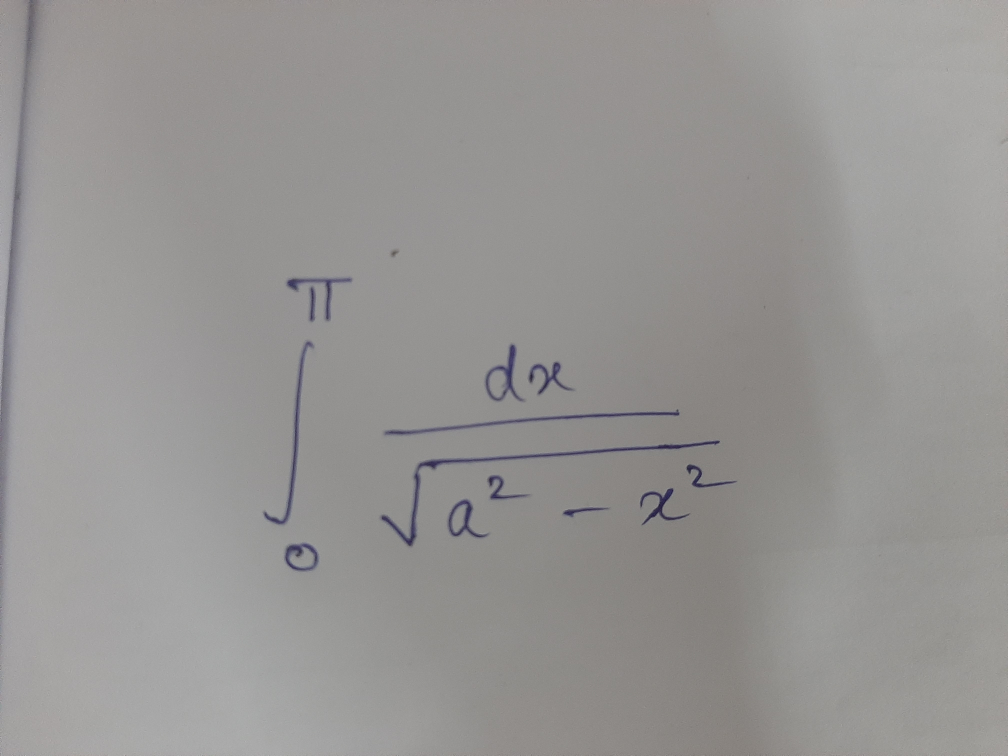
#> input picture segmentation/test3.jpg, 4032 x 3024 px (shown at 1/4 size)
$ python segmentation.py
#> lines starting #> are read from the running program, lines starting #| are printed output that depends on the picture; after the words box and inside, x2 and y2 are one past the last pixel; in counts of white or black regions, pixels touching at a corner belong together
import os
import numpy as np
import cv2
from matplotlib import pyplot as plt

original_image = cv2.imread(os.path.join(os.path.dirname(__file__), "test3.jpg"))
#> original_image is the input picture: shape (3024, 4032, 3); mean B, G, R 147.2, 148.7, 150.4
image = original_image.copy()

gray = cv2.cvtColor(image, cv2.COLOR_BGR2GRAY)
blurred = cv2.GaussianBlur(gray, (3,3), 0)
thresh = cv2.threshold(blurred, 90, 255, cv2.THRESH_BINARY_INV)[1]
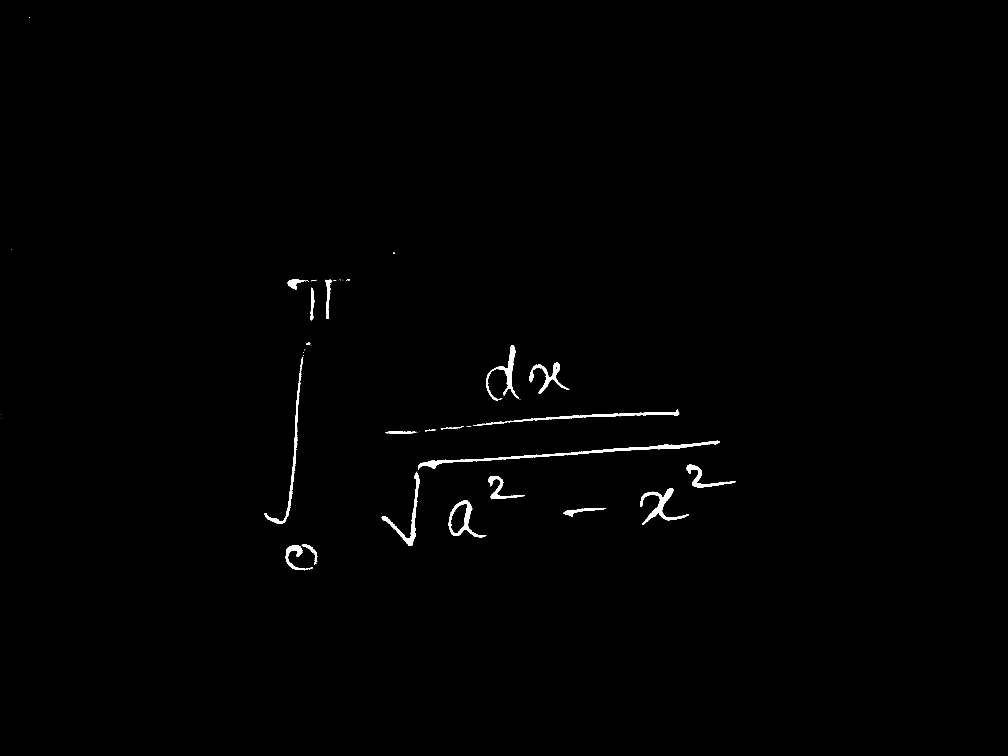
#> thresh: shape (3024, 4032) (shown at 1/4 size); 0.53% white; 80 white regions (51 under 20 px), largest, box (x1, y1, x2, y2) and area: (1672, 1763, 2879, 1880) 11568, (1901, 1638, 2717, 1704) 6077, (2561, 1953, 2756, 2100) 5793
kernel = cv2.getStructuringElement(cv2.MORPH_RECT, (3,3))
dilate = cv2.dilate(thresh, kernel , iterations=12)
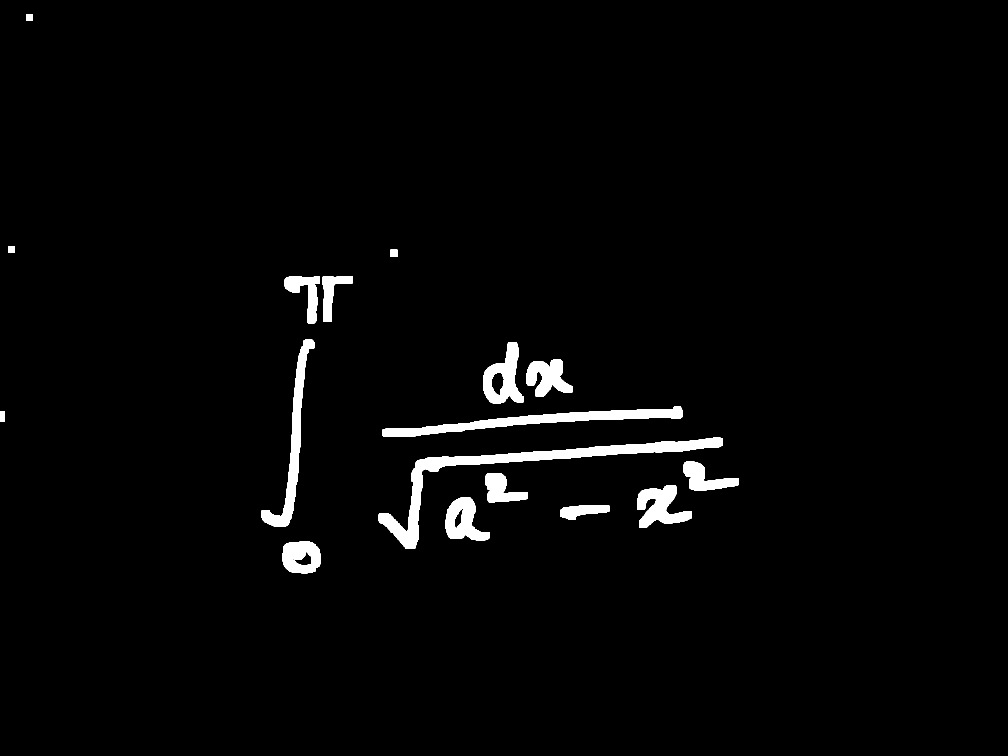
#> dilate: shape (3024, 4032) (shown at 1/4 size); 2.3% white; 18 white regions

#cv2.imshow("thresh", thresh)
#cv2.imshow("dilate", dilate)

cnts = cv2.findContours(dilate.copy(), cv2.RETR_TREE, cv2.CHAIN_APPROX_SIMPLE)
#> cnts = 21 contours; largest, box (x1, y1, x2, y2) and area: (1515, 1751, 2891, 2195) 62202, (1531, 1626, 2729, 1748) 38504, (1046, 1357, 1257, 2107) 28802, (1932, 1369, 2093, 1614) 22881, (2549, 1941, 2768, 2112) 19336
cnts = cnts[0] if len(cnts) == 2 else cnts[1]


threshold_min_area = 0
threshold_max_area = 100000

area = []
box_coordinates=[]

for c in cnts:
    x,y,w,h = cv2.boundingRect(c)
    area.append(cv2.contourArea(c))
    box_coordinates.append((x,y,w,h))
#> this loop made 21 passes
#> (x, y, w, h) on passes 1 to 8: (1130, 2165, 151, 128), (1168, 2206, 80, 57), (2242, 2020, 195, 59), (1782, 1989, 175, 172), (1817, 2032, 37, 82), (2549, 1941, 219, 171), (1942, 1892, 170, 117), (2735, 1846, 220, 116)
#> after the loop, area = [16488, 2146, 7086, 18321, 1480, 19336.5, 10876.5, 12158.5, 62202, 712.5, 38503.5, 15910, 22881, 3316, 28802, 5128.5, 8642.5, 5830.5, 776.5, 600, 648.5]; box_coordinates = 21 items, first 6: (1130, 2165, 151, 128), (1168, 2206, 80, 57), (2242, 2020, 195, 59), (1782, 1989, 175, 172), (1817, 2032, 37, 82), (2549, 1941, 219, 171)


mean_area = sum(area)/len(area)
#> mean_area = 13421.2

idx=0
for bcor in box_coordinates:
	if(area[idx]>mean_area/2):
		cv2.rectangle(original_image, (bcor[0],bcor[1]), (bcor[0]+bcor[2], bcor[1]+bcor[3]), (0,255,0),10)

	idx+=1
#> this loop made 21 passes
#> after the loop, idx = 21


plt.imshow(original_image,'gray')
plt.show()
cv2.waitKey(0)
#Random change to commit

$ run again, with segmentation/test1.jpg copied over segmentation/test3.jpg
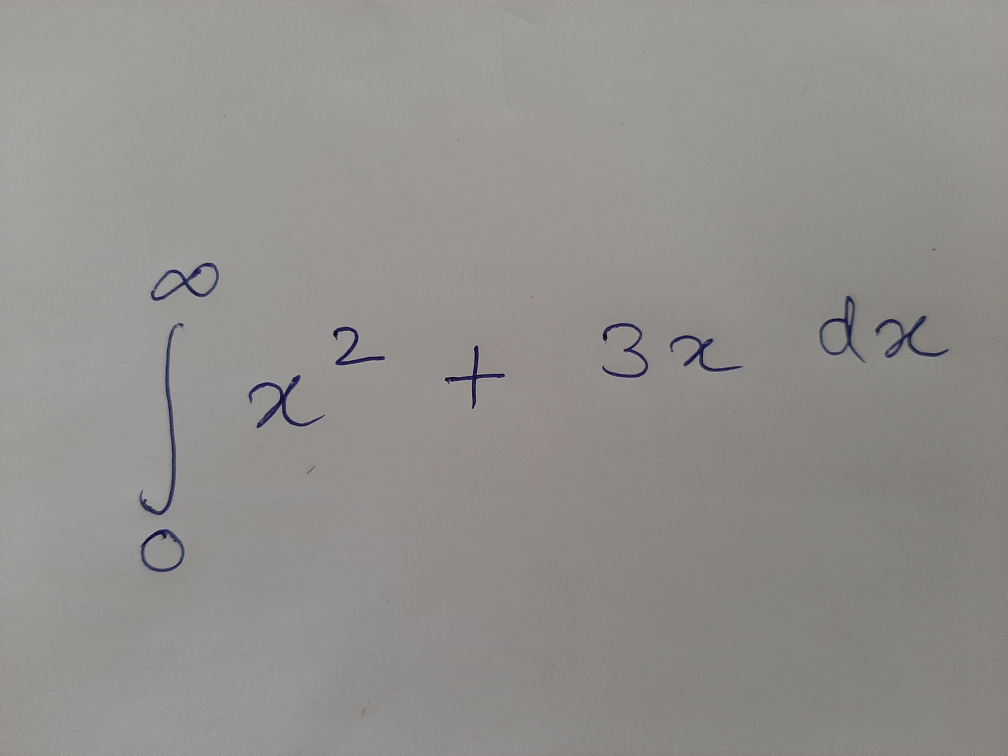
#> input picture segmentation/test1.jpg, 4032 x 3024 px (shown at 1/4 size)
#> original_image is the input picture: shape (3024, 4032, 3); mean B, G, R 141, 144.3, 146.3
#> `thresh = cv2.threshold(blurred, 90, 255, cv2.THRESH_BINARY_INV)[1]`:
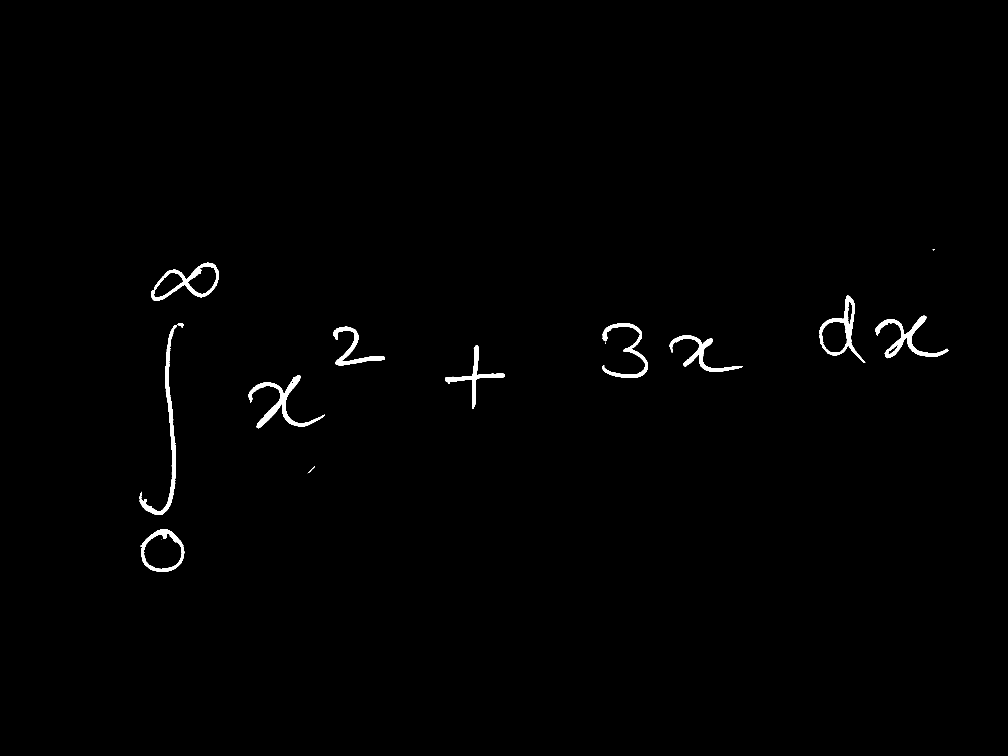
#> thresh: shape (3024, 4032) (shown at 1/4 size); 0.7% white; 17 white regions (4 under 20 px), largest, box (x1, y1, x2, y2) and area: (559, 1300, 707, 2060) 12134, (995, 1500, 1300, 1713) 10838, (3501, 1263, 3794, 1433) 9708
#> `dilate = cv2.dilate(thresh, kernel , iterations=12)`:
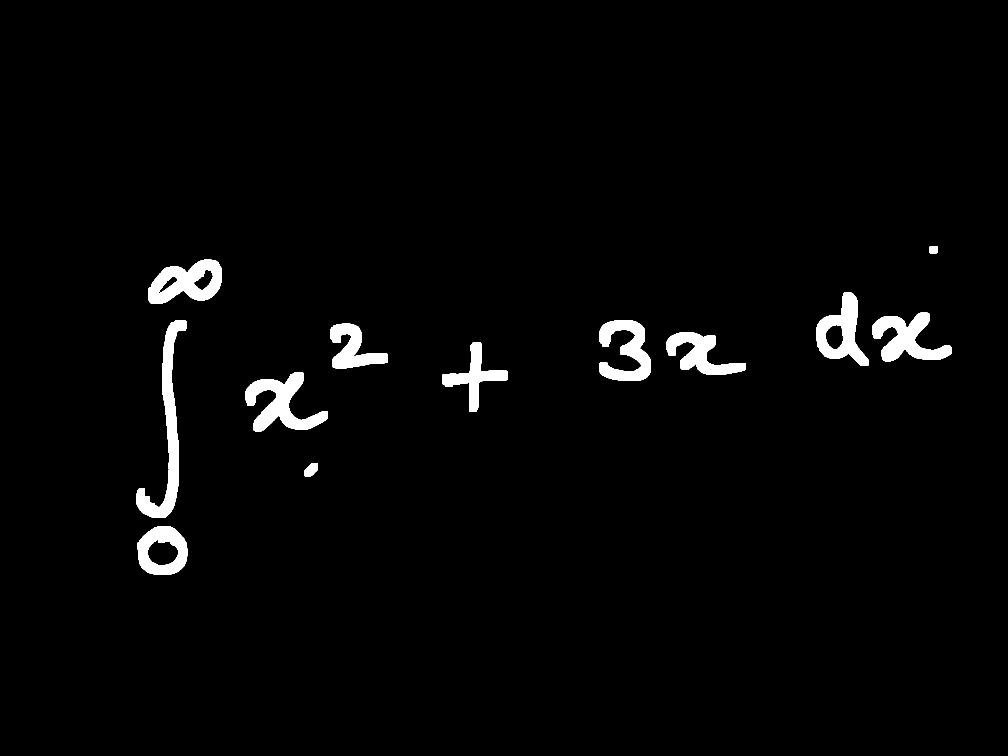
#> dilate: shape (3024, 4032) (shown at 1/4 size); 2.3% white; 12 white regions
#> cnts = 16 contours; largest, box (x1, y1, x2, y2) and area: (547, 1280, 747, 2072) 38470, (592, 1039, 887, 1215) 35122, (983, 1488, 1312, 1725) 32190, (3266, 1171, 3473, 1463) 32019, (551, 2104, 749, 2299) 31215
#> the loop `for c in cnts:` made 16 passes
#> (x, y, w, h) on passes 1 to 8: (551, 2104, 198, 195), (588, 2156, 128, 108), (1219, 1852, 53, 53), (983, 1488, 329, 237), (1768, 1370, 263, 278), (2667, 1329, 315, 169), (1320, 1295, 232, 178), (2397, 1281, 207, 242)
#> after the loop `for c in cnts:`: area = [31215, 9383, 1966, 32190, 19919, 23322, 19837.5, 26031, 38470, 29040, 32019, 5411.5, 35122.5, 1795.5, 3403, 860.5]; box_coordinates = 16 items, first 6: (551, 2104, 198, 195), (588, 2156, 128, 108), (1219, 1852, 53, 53), (983, 1488, 329, 237), (1768, 1370, 263, 278), (2667, 1329, 315, 169)
#> mean_area = 19374.1
#> the loop `for bcor in box_coordinates:` made 16 passes
#> after the loop `for bcor in box_coordinates:`: idx = 16

$ run again, with segmentation/test2.jpg copied over segmentation/test3.jpg
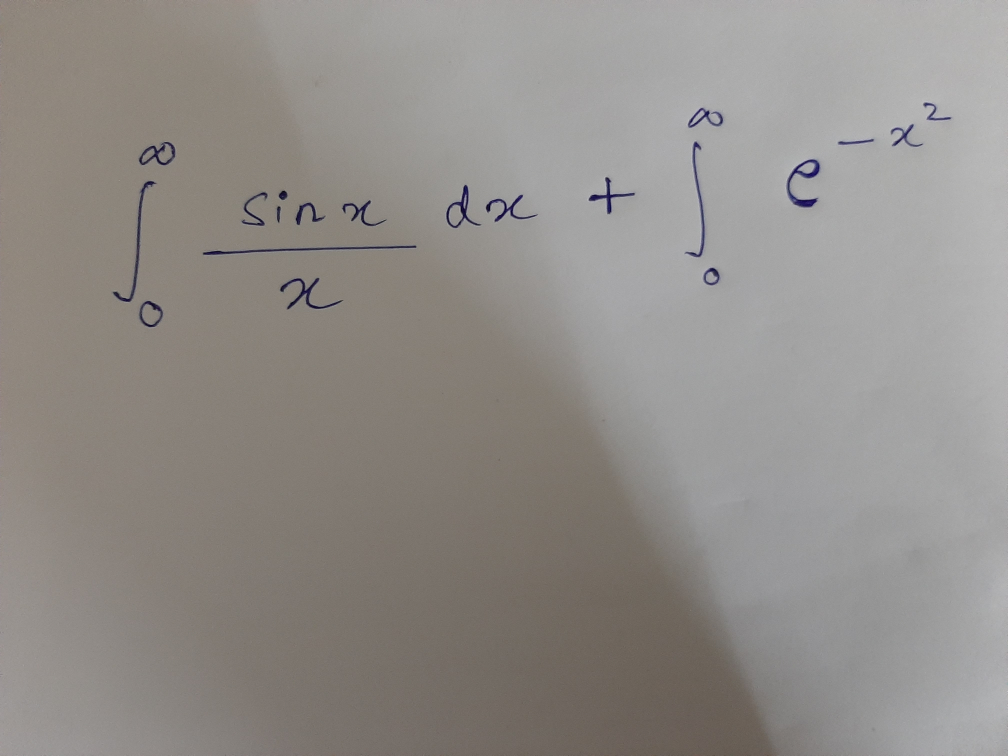
#> input picture segmentation/test2.jpg, 4032 x 3024 px (shown at 1/4 size)
#> original_image is the input picture: shape (3024, 4032, 3); mean B, G, R 137.7, 141.7, 145.8
#> `thresh = cv2.threshold(blurred, 90, 255, cv2.THRESH_BINARY_INV)[1]`:
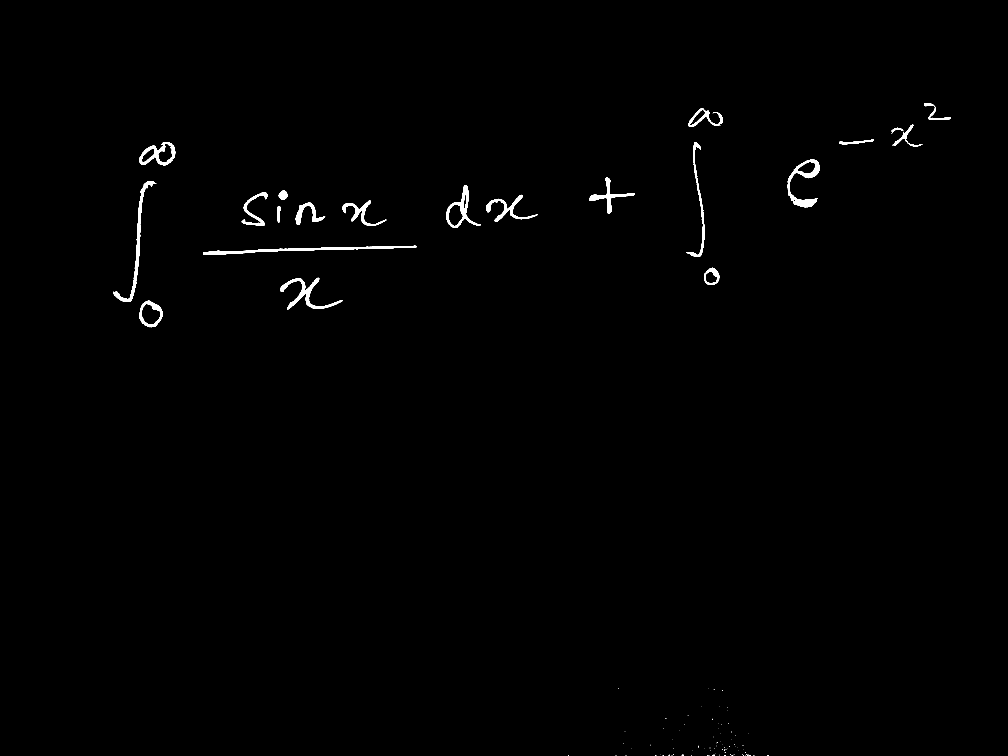
#> thresh: shape (3024, 4032) (shown at 1/4 size); 0.57% white; 116 white regions (90 under 20 px), largest, box (x1, y1, x2, y2) and area: (812, 982, 1666, 1020) 7370, (452, 725, 625, 1207) 6787, (3151, 638, 3278, 829) 6382
#> dilate: shape (3024, 4032); 2.5% white; 46 white regions
#> cnts = 54 contours; largest, box (x1, y1, x2, y2) and area: (800, 970, 1678, 1032) 28728, (440, 713, 637, 1219) 23448, (1108, 1099, 1384, 1250) 21358, (3139, 626, 3290, 841) 19837, (2732, 556, 2830, 1040) 18506
#> the loop `for c in cnts:` made 54 passes
#> (x, y, w, h) on passes 3, 4, 5, 7, 8, 12, 13, 14: (2260, 3009, 26, 15), (3056, 3008, 30, 16), (2713, 3006, 33, 18), (2610, 2981, 98, 43), (2588, 2967, 26, 26), (2753, 2915, 276, 109), (2923, 2996, 18, 11), (2870, 2990, 9, 15)
#> after the loop `for c in cnts:`: area = 54 values, max 28728.5 at index 33, min 61 at index 13, mean 5658.9; box_coordinates = 54 items, first 6: (2491, 3010, 26, 14), (2451, 3010, 26, 14), (2260, 3009, 26, 15), (3056, 3008, 30, 16), (2713, 3006, 33, 18), (2512, 2982, 25, 25)
#> mean_area = 5658.9
#> the loop `for bcor in box_coordinates:` made 54 passes
#> after the loop `for bcor in box_coordinates:`:
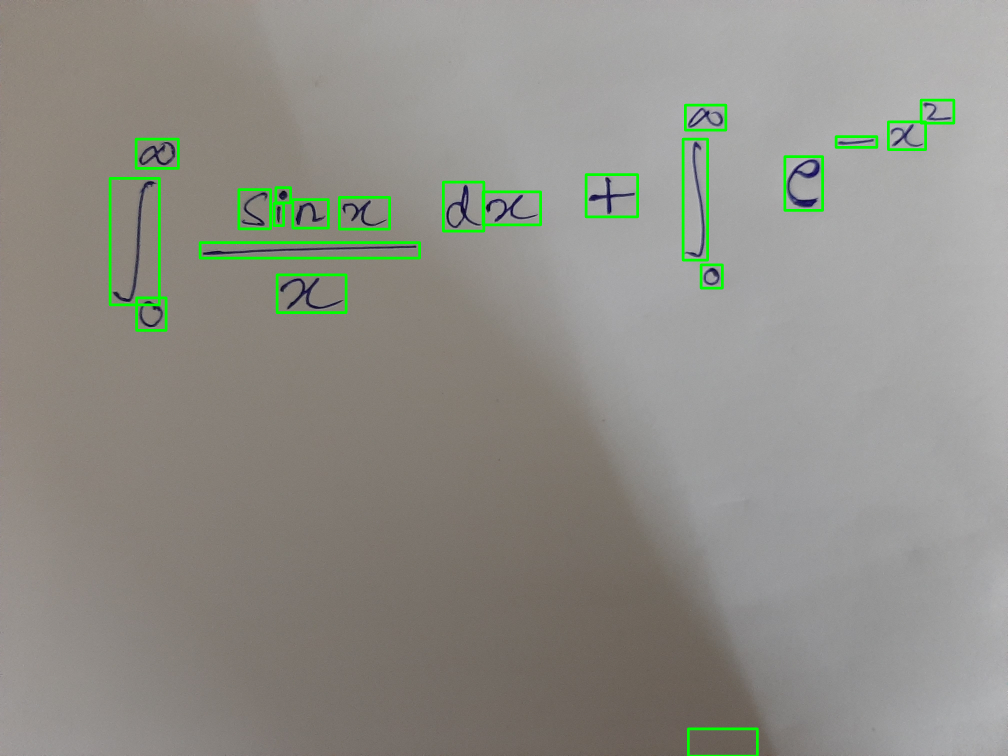
#> original_image: shape (3024, 4032, 3) (shown at 1/4 size); mean B, G, R 135.9, 143.1, 143.9
#> after the loop `for bcor in box_coordinates:`: idx = 54
